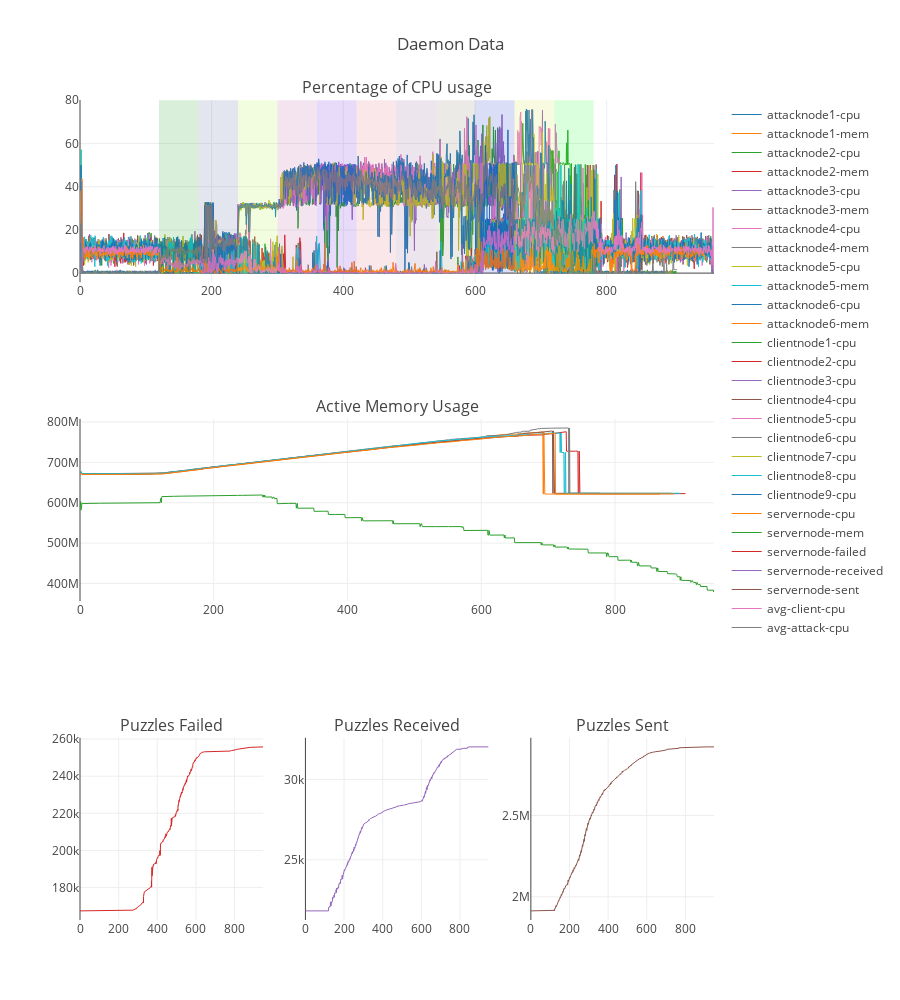

The notebook cell this image was saved under:
### Code cell
daemon_stats = {}
files = [os.path.splitext(f) for f in sorted(os.listdir(daemon_path)) if os.path.isfile(daemon_path + f)]
for f in files:
    daemon_stats[f[0]] = get_daemon_stats_from_file(daemon_path + ''.join(f))
    
try:
    plot_daemon_stats_plotly(daemon_stats, [f[0] for f in files])
except PlotlyEmptyDataError:
    print('There was no daemon data at the specified location')

### Figure 1 — Plotly figure (JSON) as saved in the notebook; plotly's stock layout.template omitted (floating-point values rounded to 4 significant figures; data arrays with more than 128 entries replaced by an {"elided": "..."} marker saying what was removed)
{"data": [{"line": {"width": 1}, "name": "attacknode1-cpu", "type": "scatter", "x": {"elided": "1735 float values"}, "xaxis": "x1", "y": {"elided": "1735 float values"}, "yaxis": "y1"}, {"line": {"width": 1}, "name": "attacknode1-mem", "type": "scatter", "x": {"elided": "1735 float values"}, "xaxis": "x2", "y": {"elided": "1735 int values"}, "yaxis": "y2"}, {"line": {"width": 1}, "name": "attacknode2-cpu", "type": "scatter", "x": {"elided": "1812 float values"}, "xaxis": "x1", "y": {"elided": "1812 float values"}, "yaxis": "y1"}, {"line": {"width": 1}, "name": "attacknode2-mem", "type": "scatter", "x": {"elided": "1812 float values"}, "xaxis": "x2", "y": {"elided": "1812 int values"}, "yaxis": "y2"}, {"line": {"width": 1}, "name": "attacknode3-cpu", "type": "scatter", "x": {"elided": "1769 float values"}, "xaxis": "x1", "y": {"elided": "1769 float values"}, "yaxis": "y1"}, {"line": {"width": 1}, "name": "attacknode3-mem", "type": "scatter", "x": {"elided": "1769 float values"}, "xaxis": "x2", "y": {"elided": "1769 int values"}, "yaxis": "y2"}, {"line": {"width": 1}, "name": "attacknode4-cpu", "type": "scatter", "x": {"elided": "1557 float values"}, "xaxis": "x1", "y": {"elided": "1557 float values"}, "yaxis": "y1"}, {"line": {"width": 1}, "name": "attacknode4-mem", "type": "scatter", "x": {"elided": "1557 float values"}, "xaxis": "x2", "y": {"elided": "1557 int values"}, "yaxis": "y2"}, {"line": {"width": 1}, "name": "attacknode5-cpu", "type": "scatter", "x": {"elided": "1797 float values"}, "xaxis": "x1", "y": {"elided": "1797 float values"}, "yaxis": "y1"}, {"line": {"width": 1}, "name": "attacknode5-mem", "type": "scatter", "x": {"elided": "1797 float values"}, "xaxis": "x2", "y": {"elided": "1797 int values"}, "yaxis": "y2"}, {"line": {"width": 1}, "name": "attacknode6-cpu", "type": "scatter", "x": {"elided": "1777 float values"}, "xaxis": "x1", "y": {"elided": "1777 float values"}, "yaxis": "y1"}, {"line": {"width": 1}, "name": "attacknode6-mem", "type": "scatter", "x": {"elided": "1777 float values"}, "xaxis": "x2", "y": {"elided": "1777 int values"}, "yaxis": "y2"}, {"line": {"width": 1}, "name": "clientnode1-cpu", "type": "scatter", "x": {"elided": "1925 float values"}, "xaxis": "x1", "y": {"elided": "1925 float values"}, "yaxis": "y1"}, {"line": {"width": 1}, "name": "clientnode2-cpu", "type": "scatter", "x": {"elided": "1918 float values"}, "xaxis": "x1", "y": {"elided": "1918 float values"}, "yaxis": "y1"}, {"line": {"width": 1}, "name": "clientnode3-cpu", "type": "scatter", "x": {"elided": "1925 float values"}, "xaxis": "x1", "y": {"elided": "1925 float values"}, "yaxis": "y1"}, {"line": {"width": 1}, "name": "clientnode4-cpu", "type": "scatter", "x": {"elided": "1918 float values"}, "xaxis": "x1", "y": {"elided": "1918 float values"}, "yaxis": "y1"}, {"line": {"width": 1}, "name": "clientnode5-cpu", "type": "scatter", "x": {"elided": "1918 float values"}, "xaxis": "x1", "y": {"elided": "1918 float values"}, "yaxis": "y1"}, {"line": {"width": 1}, "name": "clientnode6-cpu", "type": "scatter", "x": {"elided": "1916 float values"}, "xaxis": "x1", "y": {"elided": "1916 float values"}, "yaxis": "y1"}, {"line": {"width": 1}, "name": "clientnode7-cpu", "type": "scatter", "x": {"elided": "1904 float values"}, "xaxis": "x1", "y": {"elided": "1904 float values"}, "yaxis": "y1"}, {"line": {"width": 1}, "name": "clientnode8-cpu", "type": "scatter", "x": {"elided": "1918 float values"}, "xaxis": "x1", "y": {"elided": "1918 float values"}, "yaxis": "y1"}, {"line": {"width": 1}, "name": "clientnode9-cpu", "type": "scatter", "x": {"elided": "1918 float values"}, "xaxis": "x1", "y": {"elided": "1918 float values"}, "yaxis": "y1"}, {"line": {"width": 1}, "name": "servernode-cpu", "type": "scatter", "x": {"elided": "1897 float values"}, "xaxis": "x1", "y": {"elided": "1897 float values"}, "yaxis": "y1"}, {"line": {"width": 1}, "name": "servernode-mem", "type": "scatter", "x": {"elided": "1897 float values"}, "xaxis": "x2", "y": {"elided": "1897 int values"}, "yaxis": "y2"}, {"line": {"width": 1}, "name": "servernode-failed", "type": "scatter", "x": {"elided": "1897 float values"}, "xaxis": "x3", "y": {"elided": "1897 int values"}, "yaxis": "y3"}, {"line": {"width": 1}, "name": "servernode-received", "type": "scatter", "x": {"elided": "1897 float values"}, "xaxis": "x4", "y": {"elided": "1897 int values"}, "yaxis": "y4"}, {"line": {"width": 1}, "name": "servernode-sent", "type": "scatter", "x": {"elided": "1897 float values"}, "xaxis": "x5", "y": {"elided": "1897 int values"}, "yaxis": "y5"}, {"line": {"width": 1}, "name": "avg-client-cpu", "type": "scatter", "x": {"elided": "3848 float values"}, "xaxis": "x1", "y": {"elided": "1925 float values"}, "yaxis": "y1"}, {"line": {"width": 1}, "name": "avg-attack-cpu", "type": "scatter", "x": {"elided": "3622 float values"}, "xaxis": "x1", "y": {"elided": "1812 float values"}, "yaxis": "y1"}], "layout": {"annotations": [{"font": {"size": 16}, "showarrow": false, "text": "Percentage of CPU usage", "x": 0.5, "xanchor": "center", "xref": "paper", "y": 1, "yanchor": "bottom", "yref": "paper"}, {"font": {"size": 16}, "showarrow": false, "text": "Active Memory Usage", "x": 0.5, "xanchor": "center", "xref": "paper", "y": 0.6111, "yanchor": "bottom", "yref": "paper"}, {"font": {"size": 16}, "showarrow": false, "text": "Puzzles Failed", "x": 0.1444, "xanchor": "center", "xref": "paper", "y": 0.2222, "yanchor": "bottom", "yref": "paper"}, {"font": {"size": 16}, "showarrow": false, "text": "Puzzles Received", "x": 0.5, "xanchor": "center", "xref": "paper", "y": 0.2222, "yanchor": "bottom", "yref": "paper"}, {"font": {"size": 16}, "showarrow": false, "text": "Puzzles Sent", "x": 0.8556, "xanchor": "center", "xref": "paper", "y": 0.2222, "yanchor": "bottom", "yref": "paper"}], "height": 1000, "shapes": [{"fillcolor": "#0C9606", "line": {"width": 0}, "opacity": 0.15, "type": "rect", "x0": 120, "x1": 180, "xref": "x1", "y0": 0, "y1": 80, "yref": "y1"}, {"fillcolor": "#465396", "line": {"width": 0}, "opacity": 0.15, "type": "rect", "x0": 180, "x1": 240, "xref": "x1", "y0": 0, "y1": 80, "yref": "y1"}, {"fillcolor": "#A5ED29", "line": {"width": 0}, "opacity": 0.15, "type": "rect", "x0": 240, "x1": 300, "xref": "x1", "y0": 0, "y1": 80, "yref": "y1"}, {"fillcolor": "#B14C94", "line": {"width": 0}, "opacity": 0.15, "type": "rect", "x0": 300, "x1": 360, "xref": "x1", "y0": 0, "y1": 80, "yref": "y1"}, {"fillcolor": "#630EDC", "line": {"width": 0}, "opacity": 0.15, "type": "rect", "x0": 360, "x1": 420, "xref": "x1", "y0": 0, "y1": 80, "yref": "y1"}, {"fillcolor": "#D95C6A", "line": {"width": 0}, "opacity": 0.15, "type": "rect", "x0": 420, "x1": 480, "xref": "x1", "y0": 0, "y1": 80, "yref": "y1"}, {"fillcolor": "#83528A", "line": {"width": 0}, "opacity": 0.15, "type": "rect", "x0": 480, "x1": 540, "xref": "x1", "y0": 0, "y1": 80, "yref": "y1"}, {"fillcolor": "#81765E", "line": {"width": 0}, "opacity": 0.15, "type": "rect", "x0": 540, "x1": 600, "xref": "x1", "y0": 0, "y1": 80, "yref": "y1"}, {"fillcolor": "#0822C9", "line": {"width": 0}, "opacity": 0.15, "type": "rect", "x0": 600, "x1": 660, "xref": "x1", "y0": 0, "y1": 80, "yref": "y1"}, {"fillcolor": "#D7E334", "line": {"width": 0}, "opacity": 0.15, "type": "rect", "x0": 660, "x1": 720, "xref": "x1", "y0": 0, "y1": 80, "yref": "y1"}, {"fillcolor": "#09FE20", "line": {"width": 0}, "opacity": 0.15, "type": "rect", "x0": 720, "x1": 780, "xref": "x1", "y0": 0, "y1": 80, "yref": "y1"}], "title": "Daemon Data", "xaxis1": {"anchor": "y1", "domain": [0, 1]}, "xaxis2": {"anchor": "y2", "domain": [0, 1]}, "xaxis3": {"anchor": "y3", "domain": [0, 0.2889]}, "xaxis4": {"anchor": "y4", "domain": [0.3556, 0.6444]}, "xaxis5": {"anchor": "y5", "domain": [0.7111, 1]}, "yaxis1": {"anchor": "x1", "domain": [0.7778, 1]}, "yaxis2": {"anchor": "x2", "domain": [0.3889, 0.6111]}, "yaxis3": {"anchor": "x3", "domain": [0, 0.2222]}, "yaxis4": {"anchor": "x4", "domain": [0, 0.2222]}, "yaxis5": {"anchor": "x5", "domain": [0, 0.2222]}}}
